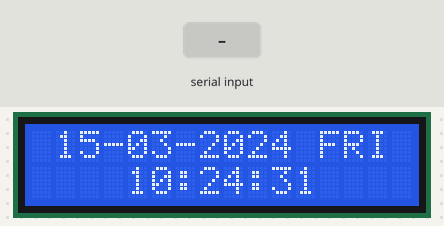
Recording of a sketch running on a simulated Arduino Uno, built with avr-gcc and run on an emulated ATmega328P. Shown: 16×2 character LCD. Wiring (inferred from the names in the program): DS1302 clock: CE pin 5; IO pin 6; clock pin 7. The test bench sets the inputs (shaded band). The local clock reads 2024-03-15 10:24:30 at power-on unless the sketch sets it; what the sketch prints to the serial monitor is not drawn.

Above: at 1.2 s.
1.3 s: "," received over Serial
At 2.9 s:
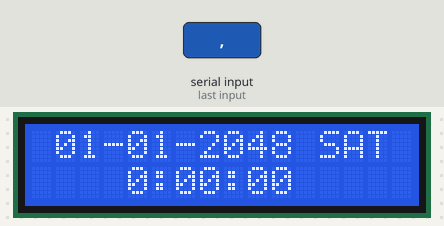
4.3 s: "90,45\n" received over Serial
At 5.8 s:
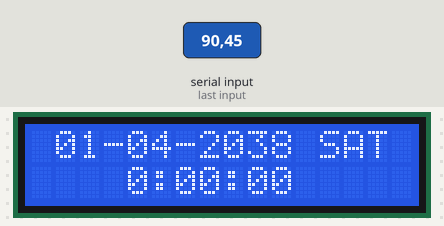
7.3 s: "1\n" received over Serial
At 9.0 s:
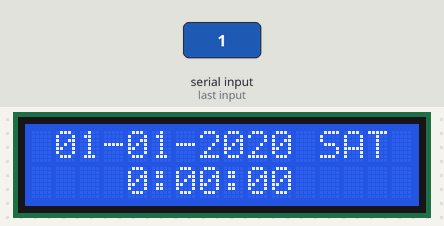
Timing chart, 0 to 10.5 s (numbered marks = the images above; inputs shaded):
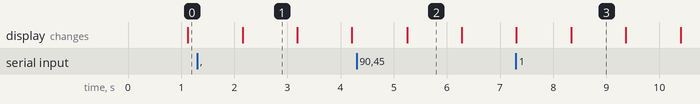

Measured:
- after the input at 1.3 s, the display: changes after 0.85 s (image 1)
- what the display in image 1 shows lasts 1.0 s, from 2.2 s to 3.2 s

The sketch:

arduino_clock.ino
```cpp
#include <stdio.h>
#include <string.h>
#include <DS1302.h>
#include <Wire.h>
#include <LiquidCrystal_I2C.h>


/*
	This is a program attempting to interact with a serial clock module
	and to display the time on a LCD display using an Arduino.
*/

// set the LCD address to 0x27 for a 16 chars and 2 line display
LiquidCrystal_I2C lcd(0x27, 16, 2);

uint8_t CE_PIN   = 5;  //RST pin attach to
uint8_t IO_PIN   = 6;  //
uint8_t SCLK_PIN = 7;

char buf[50];
char day[10];
String comdata = "";
int numdata[7] = {0}, j = 0, mark = 0;

/* DS1302 */
DS1302 rtc(CE_PIN, IO_PIN, SCLK_PIN);


void print_time() {
  /* DS1302 */
  Time t = rtc.time();
  /* Set memory size for day of the week */
  memset(day, 0, sizeof(day));
  switch (t.day)
  {
    case 1: strcpy(day, "SUN"); break;
    case 2: strcpy(day, "MON"); break;
    case 3: strcpy(day, "TUE"); break;
    case 4: strcpy(day, "WED"); break;
    case 5: strcpy(day, "THU"); break;
    case 6: strcpy(day, "FRI"); break;
    case 7: strcpy(day, "SAT"); break;
  }
  /* Shows format, however just sets size of the buffer */
  snprintf(buf, sizeof(buf),
           "%04d-%02d-%02d %s %02d:%02d:%02d", t.yr,
           t.mon, t.date, day, t.hr, t.min, t.sec);
  /* Prints out the display */
  Serial.println(buf);

  /* Print out all of display */
  lcd.setCursor(1, 0);

  lcd.print(t.date / 10);
  lcd.print(t.date % 10);
  lcd.print("-");
  lcd.print(t.mon / 10);
  lcd.print(t.mon % 10);
  lcd.print("-");
  lcd.print(t.yr);

  lcd.print(" ");
  lcd.print(day);

  lcd.setCursor(4, 1);

  lcd.print(t.hr);
  lcd.print(":");
  lcd.print(t.min / 10);
  lcd.print(t.min % 10);
  lcd.print(":");
  lcd.print(t.sec / 10);
  lcd.print(t.sec % 10);
}


void setup() {
  Serial.begin(9600);

  rtc.write_protect(false);
  rtc.halt(false);


  // takes 2 seconds to boot and set time
  // year, month, date, hour, min, sec, day

//      Time t2(2016, 12, 2, 20, 39, 0, 6);
//      rtc.time(t2);


  lcd.init();  //initialize the lcd
  lcd.backlight();  //open the backlight
}

void loop() {
  /* comdata */
  while (Serial.available() > 0)
  {
    comdata += char(Serial.read());
    delay(2);
    mark = 1;
  }
  /* comdata, numdata */
  if (mark == 1)
  {
    Serial.print("You input: ");
    Serial.println(comdata);
    for (int i = 0; i < comdata.length() ; i++)
    {
      if (comdata[i] == ',' || comdata[i] == 0x10 || comdata[i] == 0x13)
      {
        j++;
      }
      else
      {
        numdata[j] = numdata[j] * 10 + (comdata[i] - '0');
      }
    }
    /* numdata - DS1302 */
    Time t(numdata[0], numdata[1], numdata[2], numdata[3],
           numdata[4], numdata[5], numdata[6]);
    rtc.time(t);
    mark = 0; j = 0;
    /* comdata */
    comdata = String("");
    /* numdata */
    for (int i = 0; i < 7 ; i++) numdata[i] = 0;
  }

  /* prints time every second */
  print_time();
  Time t = rtc.time();
  if ((t.hr / 10) == (0)) {
    lcd.setCursor(11, 1);
    lcd.print(" ");
  } else {
    lcd.setCursor(12, 1);
    lcd.print(" ");
  }
  delay(1000);
}
```
